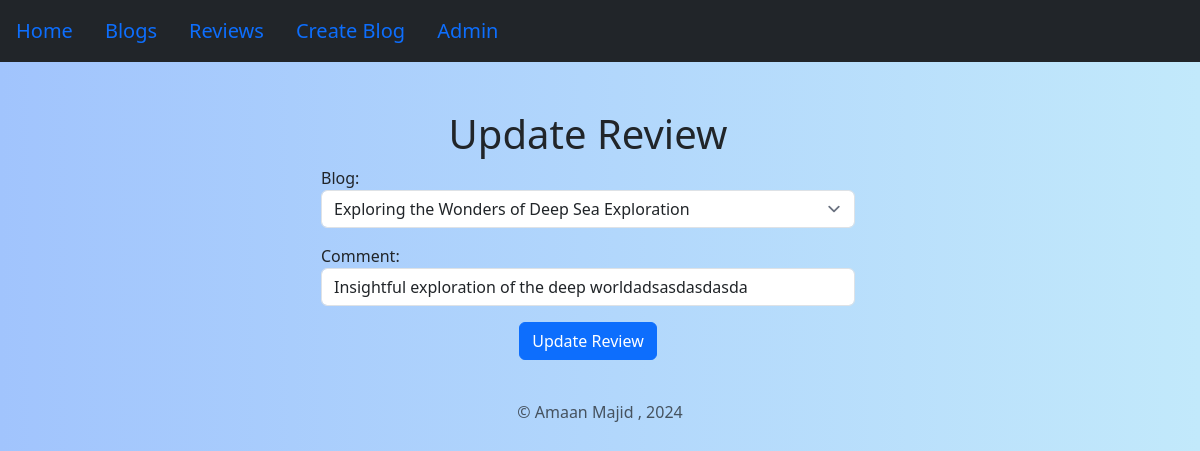
/blog/reviews/update/3/, run on an earlier commit of the app's database.
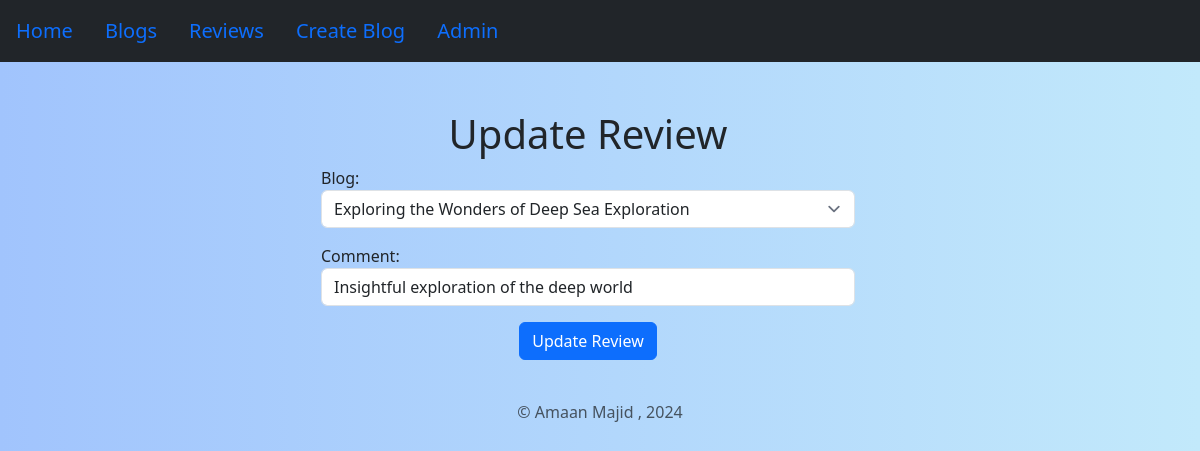
And on a later commit of the database.
### blog/models.py (models this page shows, shortened)
class blogReviews(models.Model):
    blog=models.ForeignKey(blogPosts,on_delete=models.CASCADE,related_name='reviews')
    comment=models.TextField()
    date_added=models.DateTimeField(default=timezone.now)

### blog/views.py (the view)
# urls.py: path('reviews/update/<int:id>/',views.update_review,name='update_review')
def update_review(request,id):
    if request.method=="POST":
        review=blogReviews.objects.get(pk=id)
        form=UpdateReviewForm(request.POST,instance=review)
        if form.is_valid():
            form.save()
            return redirect('/blog/reviews')
    else:
        review=blogReviews.objects.get(pk=id)
        form=AddReviewForm(instance=review)
    return render(request,'update_review.html',{'form':form})

### blog/forms.py
class AddReviewForm(forms.ModelForm):
    blog = forms.ModelChoiceField(
        queryset=blogPosts.objects.all(),
        widget=forms.Select(attrs={'class': 'form-control'})
    )
    class Meta:
        model=blogReviews
        fields=['blog','comment']
        widgets={
            'comment':forms.TextInput(attrs={'class':'form-control'}),
        }

### blog/models.py (called while the page is built)
    def __str__(self):
        return self.title

### blog/templates/update_review.html (shortened to what this page needs)
 {% extends "layout.html" %}
    {% block content %}
    <div class="row w-100">
        <div class="col-md-6 offset-md-3">
            <h1 class="text-center">Update Review</h1>
            <form action="" method="POST">
                {{form.as_p}}
                <div class="d-flex justify-content-center">
                <button type="submit" class="btn btn-primary align-center" value="Update Review">Update Review</button>
                </div>
            </form>
        </div>
    </div>
    {% endblock %}

What changed in the data, as far as the page shows it:
changed blogReviews "Exploring the Wonders of Deep Sea Exploration": comment "Insightful exploration of the deep worldadsasdasdasda" → "Insightful exploration of the deep world"
